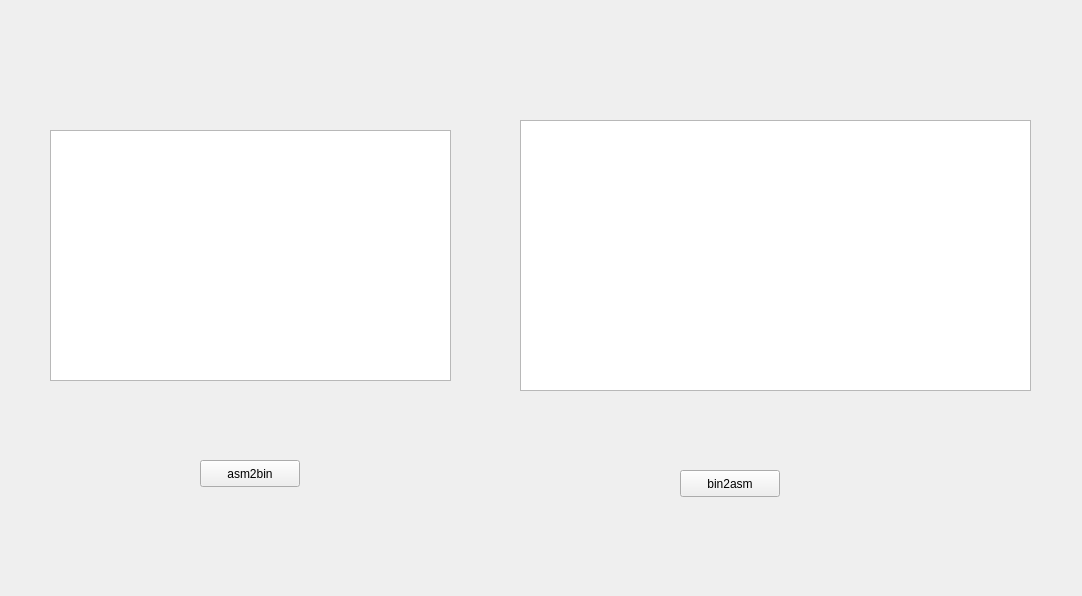
<?xml version="1.0" encoding="UTF-8"?>
<ui version="4.0">
 <class>Widget</class>
 <widget class="QWidget" name="Widget">
  <property name="geometry">
   <rect>
    <x>0</x>
    <y>0</y>
    <width>1082</width>
    <height>596</height>
   </rect>
  </property>
  <property name="windowTitle">
   <string>Widget</string>
  </property>
  <widget class="QPlainTextEdit" name="plainTextEdit">
   <property name="geometry">
    <rect>
     <x>50</x>
     <y>130</y>
     <width>401</width>
     <height>251</height>
    </rect>
   </property>
  </widget>
  <widget class="QTableWidget" name="tableWidget">
   <property name="geometry">
    <rect>
     <x>520</x>
     <y>120</y>
     <width>511</width>
     <height>271</height>
    </rect>
   </property>
  </widget>
  <widget class="QPushButton" name="pushButton">
   <property name="geometry">
    <rect>
     <x>200</x>
     <y>460</y>
     <width>100</width>
     <height>27</height>
    </rect>
   </property>
   <property name="text">
    <string>asm2bin</string>
   </property>
  </widget>
  <widget class="QPushButton" name="pushButton_2">
   <property name="geometry">
    <rect>
     <x>680</x>
     <y>470</y>
     <width>100</width>
     <height>27</height>
    </rect>
   </property>
   <property name="text">
    <string>bin2asm</string>
   </property>
  </widget>
 </widget>
 <layoutdefault spacing="6" margin="11"/>
 <resources/>
 <connections/>
</ui>
